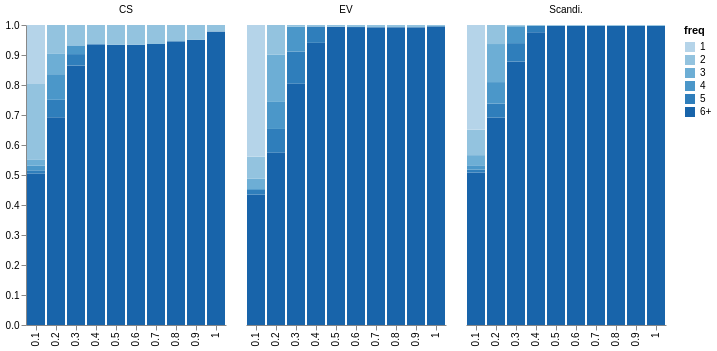

Notebook cell for this chart:
### Code cell
alt.Chart(df[df.Attribution == 'loo']).mark_bar().encode(
    x=alt.X('thresh:O', title=None),
    y=alt.Y('prop:Q', axis=alt.Axis(grid=False, title=None)),
    column=alt.Column('Group:N', title=None),
    color=alt.Color('freq:O') #, scale=alt.Scale(range=['#96ceb4', '#ffcc5c','#ff6f69']))
).configure_view(
    strokeOpacity=0    
)

### Figure 1 — Vega-Lite specification as saved in the notebook (floating-point values rounded to 4 significant figures; data arrays with more than 128 entries replaced by an {"elided": "..."} marker saying what was removed)
{"config": {"view": {"continuousWidth": 300, "continuousHeight": 300, "strokeOpacity": 0}}, "data": {"name": "data-a7b471b78eaa1835de118e623839f80a"}, "mark": {"type": "bar"}, "encoding": {"color": {"field": "freq", "type": "ordinal"}, "column": {"field": "Group", "title": null, "type": "nominal"}, "x": {"field": "thresh", "title": null, "type": "ordinal"}, "y": {"axis": {"grid": false, "title": null}, "field": "prop", "type": "quantitative"}}, "$schema": "https://vega.github.io/schema/vega-lite/v6.1.0.json", "datasets": {"data-a7b471b78eaa1835de118e623839f80a": {"elided": "180 records"}}}
